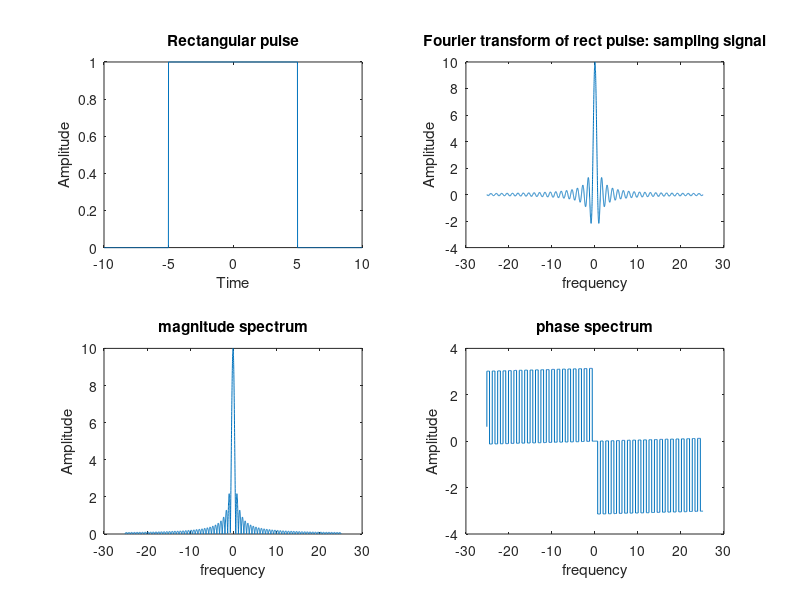

Write MATLAB code to recreate this figure.
clear all;
close all;
w=10;
A=1;
t=-10:0.01:10
xt=A*rectpuls(t,w)
subplot(2,2,1)
plot(t,xt)
xlabel('Time')
ylabel('Amplitude')
title('Rectangular pulse')
w=-8*pi:0.01:8*pi;
for i=1:length(w)
    xw(i)=trapz(t,xt.*exp(-j*w(i).*t));
end
subplot(2,2,2)
plot(w,xw)
title('Fourier transform of rect pulse: sampling signal')
xlabel('frequency')
ylabel('Amplitude')

subplot(2,2,3)
plot(w,abs(xw))

title('magnitude spectrum')
xlabel('frequency')
ylabel('Amplitude')

subplot(2,2,4)
plot(w,angle(xw))
title('phase spectrum')
xlabel('frequency')
ylabel('Amplitude')